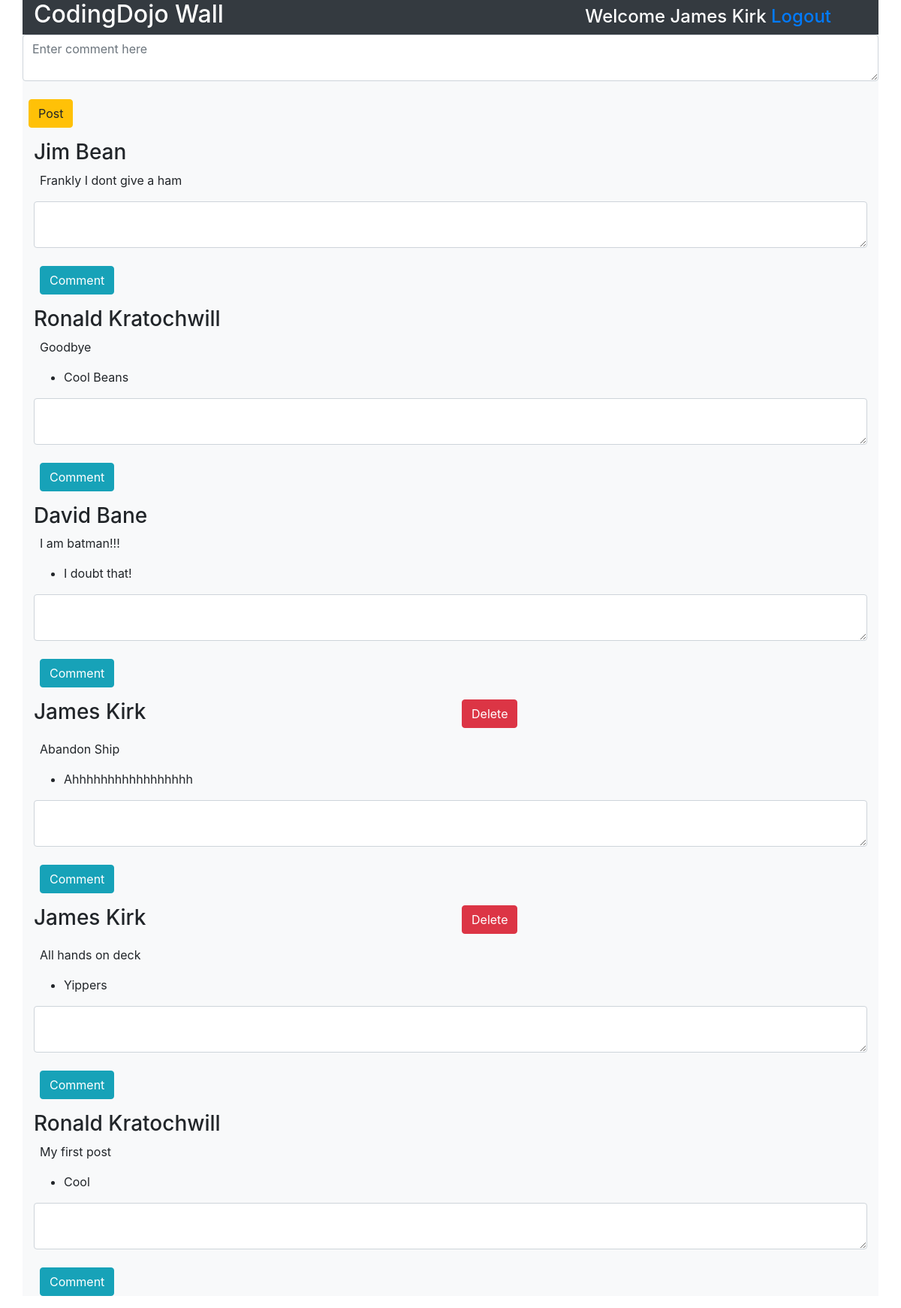
Screenshot of /wall/ (signed in) with the database file from the repository.
### login_reg_app/models.py (models this page shows, shortened)
class User(models.Model):
    first_name = models.CharField(max_length=255)
    last_name = models.CharField(max_length=255)
    email = models.CharField(max_length=255)
    password = models.CharField(max_length=255)
    created_at = models.DateTimeField(auto_now_add=True)
    updated_at = models.DateTimeField(auto_now=True)
    objects = UserManager()

### wall_app/models.py (models this page shows, shortened)
class Message(models.Model):
    message = models.TextField()
    user = models.ForeignKey(User, related_name='user_messages', on_delete = models.CASCADE)
    created_at = models.DateTimeField(auto_now_add=True)
    updated_at = models.DateTimeField(auto_now=True)

class Comment(models.Model):
    comment = models.TextField()
    user = models.ForeignKey(User, related_name='user_comments', on_delete = models.CASCADE)
    message = models.ForeignKey(Message, related_name='message_comments', on_delete = models.CASCADE)
    created_at = models.DateTimeField(auto_now_add=True)
    updated_at = models.DateTimeField(auto_now=True)

### wall_app/views.py (the view)
# urls.py: path('wall/', views.wall),
def wall(request):
    context = {
        'user': User.objects.get(id=request.session['user_id']),
        'all_messages': Message.objects.all().order_by('-created_at'), # the minus in order_by sorts desending order
        'all_comments': Comment.objects.all().order_by('-created_at'),
    }
    return render(request, 'wall.html', context)

### wall_app/templates/wall.html (shortened to what this page needs)
<!DOCTYPE html>
<html lang="en">
<head>
    <link rel="stylesheet" href="https://maxcdn.bootstrapcdn.com/bootstrap/4.0.0/css/bootstrap.min.css">
</head>
<body>
    <div class='container bg-light'>
        <div class='row bg-dark text-white'>
            <h2 class='col'>CodingDojo Wall</h2>
            <h4 class='col text-right mr-5 mt-2'>Welcome {{ user.first_name }} {{ user.last_name }} <a href='/logout'>Logout</a></h4>
        </div>
        <form class='form-group row' action='/process_post' method='POST'>
            <textarea class='form-control' name='my_post' placeholder='Enter comment here'></textarea>
            <button class='btn btn-warning mt-4 ml-2' type='submit'>Post</button>
        </form>
        {% for post in all_messages %}
        <div>
            <div class='row'>
                <h3 class='col'>{{ post.user.first_name}} {{ post.user.last_name }}</h3>
                {% if user == post.user %}
                <form class='form-group col' action='/delete_message' method="POST">
                    <button class='btn btn-danger' type='submit'>Delete</button>
                </form>
                {% endif %}
            </div>
            <p class='row ml-2'>{{ post.message }}</p>
                <ul>
                    {% for comment in all_comments %}
                        {% if comment.message == post %}
                        <li ml-4>{{ comment.comment }}</li>
                        {% endif %}
                    {% endfor %}
                </ul>
            <form class='form-group' action='/process_comment' method="POST">
                <textarea class='form-control' name='my_comment'></textarea>
                <button class='btn btn-info mt-4 ml-2' type='submit'>Comment</button>
            </form>
        </div>
        {% endfor %}
    </div>
</body>
</html>

### rows the page displays
User: first_name "James", last_name "Kirk"
Message: user.first_name "Jim", user.last_name "Bean", message "Frankly I dont give a ham"
Message: user.first_name "Ronald", user.last_name "Kratochwill", message "Goodbye"
Comment: comment "Cool Beans"
Message: user.first_name "David", user.last_name "Bane", message "I am batman!!!"
Comment: comment "I doubt that!"
Message: user.first_name "James", user.last_name "Kirk", message "Abandon Ship"
Comment: comment "Ahhhhhhhhhhhhhhhhh"
Message: user.first_name "James", user.last_name "Kirk", message "All hands on deck"
Comment: comment "Yippers"
Message: user.first_name "Ronald", user.last_name "Kratochwill", message "My first post"
Comment: comment "Cool"
